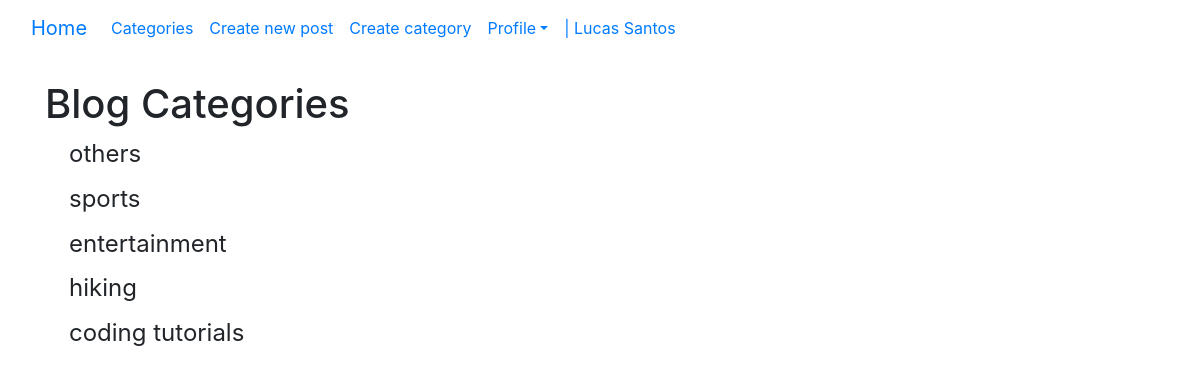
The app's page /categories_list/ (signed in) with its own data.
### theblog/models.py (models this page shows, shortened)
class Category(models.Model):
    name = models.CharField(max_length=255)
    def __str__(self):
        return self.name

### theblog/views.py (the view)
# urls.py: path('categories_list/', CategoryListView, name='categories_list'),
def CategoryListView(request):
    cat_menu_list = Category.objects.all()
    return render(request, 'category_list.html', {'cat_menu_list': cat_menu_list})

### theblog/templates/category_list.html (shortened to what this page needs)
<!DOCTYPE html>
<html lang="en">
{% extends 'base.html' %}
{% block content %}
    <h1>Blog Categories</h1>
    {% for item in cat_menu_list %}
        <h4><a class="dropdown-item" href="{% url 'category' item|slugify %}">{{ item }}</a></h4>
    {% endfor %}
{% endblock %}

### theblog/templates/base.html (shortened to what this page needs)
<!doctype html>
<html lang="en">
  <head>
    <link rel="stylesheet" href="https://cdn.jsdelivr.net/npm/bootstrap@4.3.1/dist/css/bootstrap.min.css">
  </head>
  <body>
      <nav class="navbar navbar-expand-lg bg-body-tertiary">
        <div class="container-fluid">
          <a class="navbar-brand" href="{% url 'home' %}">Home</a>
          <div class="collapse navbar-collapse" id="navbarSupportedContent">
            <ul class="navbar-nav me-auto mb-2 mb-lg-0">
              {% if cat_menu %}
              <li class="nav-item dropdown">
                <a class="nav-link dropdown-toggle" data-bs-toggle="dropdown" href="#" role="button" aria-expanded="false">Categories</a>
                <ul class="dropdown-menu">
                  {% for item in cat_menu %}
                  <li><a class="dropdown-item" href="{% url 'category' item|slugify %}">{{ item }}</a></li>
                  {% endfor %}
                </ul>
              </li>
              {% else %}
              <li class="nav-item">
                <a class="nav-link active" aria-current="page" href="{% url 'categories_list' %}">Categories</a>
              </li>
              {% endif %}
              {% if user.is_authenticated %}
              <li class="nav-item">
                <a class="nav-link active" aria-current="page" href="{% url 'add_post' %}">Create new post</a>
              </li>
              {% if user.id == 1 %}
              <li class="nav-item">
                <a class="nav-link" href="{% url 'add_category' %}">Create category</a>
                {% endif %}
              </li>
              <li class="nav-item dropdown">
                <a class="nav-link dropdown-toggle" data-bs-toggle="dropdown" href="#" role="button" aria-expanded="false">Profile</a>
              {% endif %}
              {% if user.is_authenticated and user.profile %}
                <li class="nav-item">
                <a class="nav-link" align="right" href="{% url 'show_profile_page' user.profile.pk %}"> | {{ user.first_name }} {{ user.last_name }}</a>
                </li>
            </ul>
            {% endif %}
          </div>
        </div>
      </nav>
    <br>
    <div class="container">
    {%block content%}
    {% endblock %}
    </div>
  </body>
</html>

### records on screen
Category: name "others"
Category: name "sports"
Category: name "entertainment"
Category: name "hiking"
Category: name "coding tutorials"

### other values on screen
{{ user.first_name }} "Lucas"
{{ user.last_name }} "Santos"
